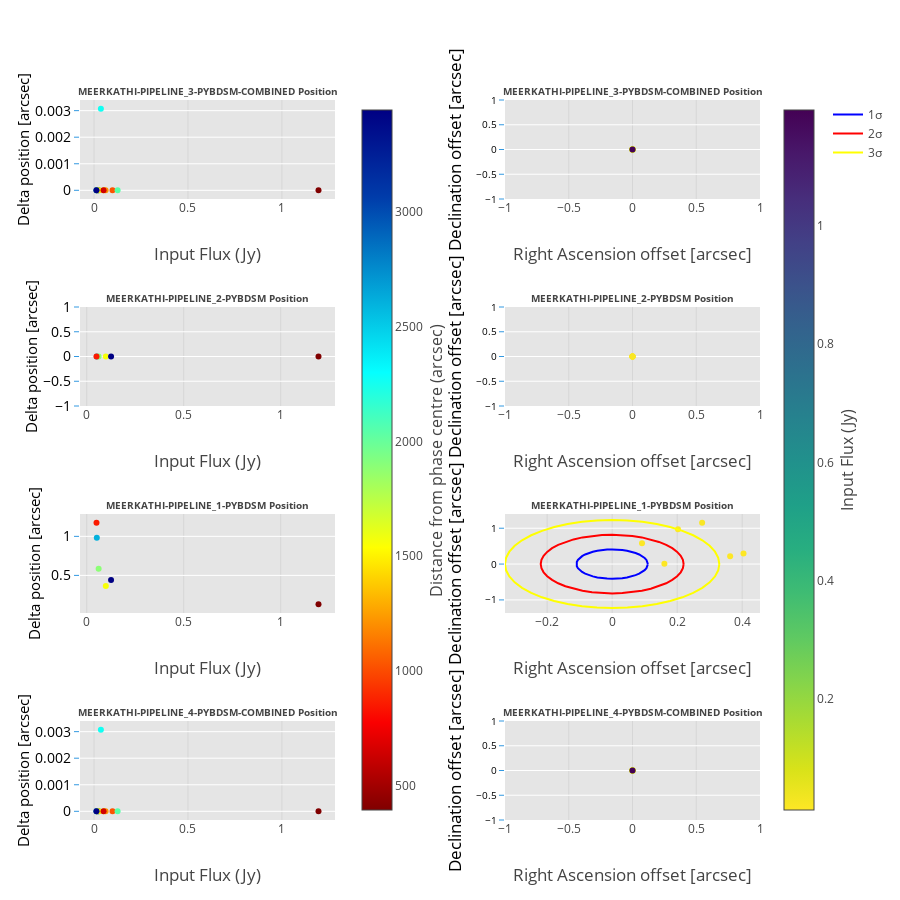

This figure's notebook cell:
### Code cell
data = []
im_titles =[]
for input_model, output_model in models_compare.items():
    header = output_model[:-9]
    im_titles.append('<b>%s Position</b>'%header.upper())
    im_titles.append('<b>%s Position</b>'%header.upper())

fig = tools.make_subplots(rows=len(models_compare.keys()), cols=2, shared_yaxes=False, print_grid=False,
                          horizontal_spacing = 0.25,
                          vertical_spacing = 0.15,
                          subplot_titles=im_titles)
i = -1
counter = 0
for input_model, output_model in models_compare.items():
    i += 1
    counter+=1
    RA_offset = []
    DEC_offset = []
    DELTA_PHASE0 = []
    source_labels = []
    flux_in_data = []
    delta_pos_data = []
    heading = output_model[:-9]
    for n in range(len(results[heading]['flux'])):
        delta_pos_data.append(results[heading]['position'][n][0])
        RA_offset.append(results[heading]['position'][n][1])
        DEC_offset.append(results[heading]['position'][n][2])
        DELTA_PHASE0.append(results[heading]['position'][n][3])
        flux_in_data.append(results[heading]['position'][n][4])
        source_labels.append(results[heading]['position'][n][5])
    zipped_props = zip(delta_pos_data, RA_offset, DEC_offset, DELTA_PHASE0, flux_in_data, source_labels)
    delta_pos_data, RA_offset, DEC_offset, DELTA_PHASE0, flux_in_data, source_labels = zip(
        *sorted(zipped_props, key=lambda x: x[0]))
    fig.append_trace(go.Scatter(x=np.array(flux_in_data), y=np.array(delta_pos_data),
                                mode = 'markers', showlegend=False,
                                text = source_labels, name = '%s flux_ratio' % header,
                                marker = dict(color = DELTA_PHASE0, showscale=True,
                                              colorscale='Jet', reversescale=True,
                                              colorbar = dict(title= 'Distance from phase centre (arcsec)',
                                                              titleside ='right', titlefont=dict(size=16), x = 0.4)
                                             ) if i == 0 else dict(color = DELTA_PHASE0, colorscale='Jet',
                                                                   reversescale=True),
                                error_y=dict(type='data', #array=flux_out_err_data,
                                             color = 'rgb(158, 63, 221)', visible=True)), i+1, 1)
    fig.append_trace(go.Scatter(x=np.array(RA_offset), y=np.array(DEC_offset),
                                mode = 'markers', showlegend=False,
                                text = source_labels, name = '%s flux_ratio' % heading,
                                marker = dict(color = flux_out_data, showscale=True, colorscale='Viridis', reversescale=True,
                                              colorbar = dict(title= 'Input Flux (Jy)', titleside ='right',
                                                             titlefont=dict(size=16))
                                             ) if i == 0 else dict(color = flux_out_data, colorscale='Viridis',
                                                                   reversescale=True),
                                error_y=dict(type='data',
                                             color = 'rgb(158, 63, 221)', visible=True)), i+1, 2)
    r1, r2 = np.array(RA_offset).std(), np.array(DEC_offset).std()
    theta = np.linspace(0,2*pi,45)
    x1 = r1*cos(theta)
    y1 = r2*sin(theta)
    #print "%s\n1 sigma = %s\n%s"%(imager, np.sqrt(r1*r2), 25*'=')
    fig.append_trace(go.Scatter(x=x1, y=y1,
                                mode = 'lines', showlegend=True if i == 0 else False,
                                name = '1σ',
                                text = '1σ ~ %f' % (np.sqrt(r1*r2)),
                                marker = dict(color = 'rgb(0, 0, 255)')), i+1, 2)
    fig.append_trace(go.Scatter(x=2*x1, y=2*y1,
                                mode = 'lines', showlegend=True if i == 0 else False,
                                name = '2σ',
                                text = '2σ ~ %f' % (2*np.sqrt(r1*r2)),
                                marker = dict(color = 'rgb(255, 0, 0)')), i+1, 2)
    fig.append_trace(go.Scatter(x=3*x1, y=3*y1,
                                mode = 'lines', showlegend=True if i == 0 else False,
                                name = '3σ',
                                text = '3σ ~ %f' % (3*np.sqrt(r1*r2)),
                                marker = dict(color = 'rgb(255, 255, 0)')), i+1, 2)
    fig['layout'].update(title='', height=900, width=900,
                         paper_bgcolor='rgb(255,255,255)', plot_bgcolor='rgb(229,229,229)',
                         legend=dict(xanchor=True, x=1.1,y=1)
                        )
    fig['layout'].update(
        {'yaxis{}'.format(counter+i):YAxis(title=u'Delta position [arcsec]',gridcolor='rgb(255,255,255)',
                                           color='rgb(0,0,0)',
                                           range=axis_min_max if _scaley.value else [],
        #range=[1,10],
        tickfont=dict(size=14, color='rgb(0,0,0)'),
        titlefont=dict(size=15),
        showgrid=True,
        showline=False,
        showticklabels=True,
        tickcolor='rgb(51,153,225)',
        ticks='outside',
        zeroline=False)})
    fig['layout'].update(
        {'yaxis{}'.format(counter+i+1):YAxis(title='Declination offset [arcsec]',gridcolor='rgb(255,255,255)',
                                             color='rgb(0,0,0)',
                                             range=dec_min_max if _scaley.value else [],
        #range=[1,10],
        tickfont=dict(size=10, color='rgb(0,0,0)'),
        titlefont=dict(size=17),
        showgrid=True,
        showline=False,
        showticklabels=True,
        tickcolor='rgb(51,153,225)',
        ticks='outside',
        zeroline=False)})
    fig['layout'].update({'xaxis{}'.format(counter+i):XAxis(title='Input Flux (Jy)',
                                                            titlefont=dict(size=17),
                                                            zeroline=False, position=0.0, overlaying='x',)})
    fig['layout'].update({'xaxis{}'.format(counter+i+1):XAxis(title='Right Ascension offset [arcsec]',
                                                              titlefont=dict(size=17),
                                                              range=ra_min_max if _scalex.value else [],
                                                              zeroline=False)})# domain=[0.505, 0.8])})
    fig['layout']['annotations'].update({ 'font':{'size': 10}})
py.iplot(fig, filename='make-subplots-multiple-with-titles')

### Figure 1 — Plotly figure (JSON) as saved in the notebook; plotly's stock layout.template omitted (floating-point values rounded to 4 significant figures)
{"data": [{"error_y": {"color": "rgb(158, 63, 221)", "type": "data", "visible": true}, "marker": {"color": [2898.0, 1024.0, 2041.0, 2882.0, 393.3, 1818.0, 1588.0, 3221.0, 1201.0, 1341.0, 2459.0, 1505.0, 641.8, 3444.0, 2264.0], "colorbar": {"title": "Distance from phase centre (arcsec)", "titlefont": {"size": 16}, "titleside": "right", "x": 0.4}, "colorscale": "Jet", "reversescale": true, "showscale": true}, "mode": "markers", "name": "meerkathi-pipeline_4-pybdsm-combined flux_ratio", "showlegend": false, "text": ["I014", "C331", "B033", "J344", "A030", "L053", "E122", "O305", "D282", "K182", "M304", "H002", "F131", "N315", "G013"], "type": "scatter", "x": [0.02424, 0.09845, 0.1254, 0.02067, 1.195, 0.01533, 0.05208, 0.01309, 0.06147, 0.01546, 0.0138, 0.02634, 0.05042, 0.01317, 0.03645], "xaxis": "x1", "y": [0, 0, 0, 0, 0, 0, 0, 0, 0, 0, 0, 0, 0, 0, 0.003074], "yaxis": "y1"}, {"error_y": {"color": "rgb(158, 63, 221)", "type": "data", "visible": true}, "marker": {"color": [0.01309, 0.01317, 0.0138, 0.01533, 0.01546, 0.02067, 0.02424, 0.02634, 0.03645, 0.05042, 0.05208, 0.06147, 0.09845, 0.1254, 1.195], "colorbar": {"title": "Input Flux (Jy)", "titlefont": {"size": 16}, "titleside": "right"}, "colorscale": "Viridis", "reversescale": true, "showscale": true}, "mode": "markers", "name": "meerkathi-pipeline_3-pybdsm-combined flux_ratio", "showlegend": false, "text": ["I014", "C331", "B033", "J344", "A030", "L053", "E122", "O305", "D282", "K182", "M304", "H002", "F131", "N315", "G013"], "type": "scatter", "x": [0, 0, 0, 0, 0, 0, 0, 0, 0, 0, 0, 0, 0, 0, 0], "xaxis": "x2", "y": [0, 0, 0, 0, 0, 0, 0, 0, 0, 0, 0, 0, 0, 0, 0], "yaxis": "y2"}, {"marker": {"color": "rgb(0, 0, 255)"}, "mode": "lines", "name": "1σ", "showlegend": true, "text": "1σ ~ 0.000000", "type": "scatter", "x": [0, 0, 0, 0, 0, 0, 0, 0, 0, 0, 0, 0, 0, 0, 0, 0, 0, 0, 0, 0, 0, 0, 0, 0, 0, 0, 0, 0, 0, 0, 0, 0, 0, 0, 0, 0, 0, 0, 0, 0, 0, 0, 0, 0, 0], "xaxis": "x2", "y": [0, 0, 0, 0, 0, 0, 0, 0, 0, 0, 0, 0, 0, 0, 0, 0, 0, 0, 0, 0, 0, 0, 0, 0, 0, 0, 0, 0, 0, 0, 0, 0, 0, 0, 0, 0, 0, 0, 0, 0, 0, 0, 0, 0, 0], "yaxis": "y2"}, {"marker": {"color": "rgb(255, 0, 0)"}, "mode": "lines", "name": "2σ", "showlegend": true, "text": "2σ ~ 0.000000", "type": "scatter", "x": [0, 0, 0, 0, 0, 0, 0, 0, 0, 0, 0, 0, 0, 0, 0, 0, 0, 0, 0, 0, 0, 0, 0, 0, 0, 0, 0, 0, 0, 0, 0, 0, 0, 0, 0, 0, 0, 0, 0, 0, 0, 0, 0, 0, 0], "xaxis": "x2", "y": [0, 0, 0, 0, 0, 0, 0, 0, 0, 0, 0, 0, 0, 0, 0, 0, 0, 0, 0, 0, 0, 0, 0, 0, 0, 0, 0, 0, 0, 0, 0, 0, 0, 0, 0, 0, 0, 0, 0, 0, 0, 0, 0, 0, 0], "yaxis": "y2"}, {"marker": {"color": "rgb(255, 255, 0)"}, "mode": "lines", "name": "3σ", "showlegend": true, "text": "3σ ~ 0.000000", "type": "scatter", "x": [0, 0, 0, 0, 0, 0, 0, 0, 0, 0, 0, 0, 0, 0, 0, 0, 0, 0, 0, 0, 0, 0, 0, 0, 0, 0, 0, 0, 0, 0, 0, 0, 0, 0, 0, 0, 0, 0, 0, 0, 0, 0, 0, 0, 0], "xaxis": "x2", "y": [0, 0, 0, 0, 0, 0, 0, 0, 0, 0, 0, 0, 0, 0, 0, 0, 0, 0, 0, 0, 0, 0, 0, 0, 0, 0, 0, 0, 0, 0, 0, 0, 0, 0, 0, 0, 0, 0, 0, 0, 0, 0, 0, 0, 0], "yaxis": "y2"}, {"error_y": {"color": "rgb(158, 63, 221)", "type": "data", "visible": true}, "marker": {"color": [1024.0, 2041.0, 393.3, 1588.0, 1201.0, 641.8], "colorscale": "Jet", "reversescale": true}, "mode": "markers", "name": "meerkathi-pipeline_4-pybdsm-combined flux_ratio", "showlegend": false, "text": ["C331", "B033", "A030", "E122", "D282", "F131"], "type": "scatter", "x": [0.09845, 0.1254, 1.195, 0.05208, 0.06147, 0.05042], "xaxis": "x3", "y": [0, 0, 0, 0, 0, 0], "yaxis": "y3"}, {"error_y": {"color": "rgb(158, 63, 221)", "type": "data", "visible": true}, "marker": {"color": [0.01309, 0.01317, 0.0138, 0.01533, 0.01546, 0.02067, 0.02424, 0.02634, 0.03645, 0.05042, 0.05208, 0.06147, 0.09845, 0.1254, 1.195], "colorscale": "Viridis", "reversescale": true}, "mode": "markers", "name": "meerkathi-pipeline_2-pybdsm flux_ratio", "showlegend": false, "text": ["C331", "B033", "A030", "E122", "D282", "F131"], "type": "scatter", "x": [0, 0, 0, 0, 0, 0], "xaxis": "x4", "y": [0, 0, 0, 0, 0, 0], "yaxis": "y4"}, {"marker": {"color": "rgb(0, 0, 255)"}, "mode": "lines", "name": "1σ", "showlegend": false, "text": "1σ ~ 0.000000", "type": "scatter", "x": [0, 0, 0, 0, 0, 0, 0, 0, 0, 0, 0, 0, 0, 0, 0, 0, 0, 0, 0, 0, 0, 0, 0, 0, 0, 0, 0, 0, 0, 0, 0, 0, 0, 0, 0, 0, 0, 0, 0, 0, 0, 0, 0, 0, 0], "xaxis": "x4", "y": [0, 0, 0, 0, 0, 0, 0, 0, 0, 0, 0, 0, 0, 0, 0, 0, 0, 0, 0, 0, 0, 0, 0, 0, 0, 0, 0, 0, 0, 0, 0, 0, 0, 0, 0, 0, 0, 0, 0, 0, 0, 0, 0, 0, 0], "yaxis": "y4"}, {"marker": {"color": "rgb(255, 0, 0)"}, "mode": "lines", "name": "2σ", "showlegend": false, "text": "2σ ~ 0.000000", "type": "scatter", "x": [0, 0, 0, 0, 0, 0, 0, 0, 0, 0, 0, 0, 0, 0, 0, 0, 0, 0, 0, 0, 0, 0, 0, 0, 0, 0, 0, 0, 0, 0, 0, 0, 0, 0, 0, 0, 0, 0, 0, 0, 0, 0, 0, 0, 0], "xaxis": "x4", "y": [0, 0, 0, 0, 0, 0, 0, 0, 0, 0, 0, 0, 0, 0, 0, 0, 0, 0, 0, 0, 0, 0, 0, 0, 0, 0, 0, 0, 0, 0, 0, 0, 0, 0, 0, 0, 0, 0, 0, 0, 0, 0, 0, 0, 0], "yaxis": "y4"}, {"marker": {"color": "rgb(255, 255, 0)"}, "mode": "lines", "name": "3σ", "showlegend": false, "text": "3σ ~ 0.000000", "type": "scatter", "x": [0, 0, 0, 0, 0, 0, 0, 0, 0, 0, 0, 0, 0, 0, 0, 0, 0, 0, 0, 0, 0, 0, 0, 0, 0, 0, 0, 0, 0, 0, 0, 0, 0, 0, 0, 0, 0, 0, 0, 0, 0, 0, 0, 0, 0], "xaxis": "x4", "y": [0, 0, 0, 0, 0, 0, 0, 0, 0, 0, 0, 0, 0, 0, 0, 0, 0, 0, 0, 0, 0, 0, 0, 0, 0, 0, 0, 0, 0, 0, 0, 0, 0, 0, 0, 0, 0, 0, 0, 0, 0, 0, 0, 0, 0], "yaxis": "y4"}, {"error_y": {"color": "rgb(158, 63, 221)", "type": "data", "visible": true}, "marker": {"color": [393.3, 1025.0, 2041.0, 1201.0, 1588.0, 642.8], "colorscale": "Jet", "reversescale": true}, "mode": "markers", "name": "meerkathi-pipeline_4-pybdsm-combined flux_ratio", "showlegend": false, "text": ["A030", "C331", "B033", "D282", "E122", "F131"], "type": "scatter", "x": [1.195, 0.09845, 0.1254, 0.06147, 0.05208, 0.05042], "xaxis": "x5", "y": [0.1297, 0.3655, 0.4405, 0.5854, 0.9822, 1.175], "yaxis": "y5"}, {"error_y": {"color": "rgb(158, 63, 221)", "type": "data", "visible": true}, "marker": {"color": [0.01309, 0.01317, 0.0138, 0.01533, 0.01546, 0.02067, 0.02424, 0.02634, 0.03645, 0.05042, 0.05208, 0.06147, 0.09845, 0.1254, 1.195], "colorscale": "Viridis", "reversescale": true}, "mode": "markers", "name": "meerkathi-pipeline_1-pybdsm flux_ratio", "showlegend": false, "text": ["A030", "C331", "B033", "D282", "E122", "F131"], "type": "scatter", "x": [0.1606, 0.3629, 0.404, 0.09177, 0.2025, 0.2767], "xaxis": "x6", "y": [0.01214, 0.2192, 0.2956, 0.5807, 0.9687, 1.154], "yaxis": "y6"}, {"marker": {"color": "rgb(0, 0, 255)"}, "mode": "lines", "name": "1σ", "showlegend": false, "text": "1σ ~ 0.211993", "type": "scatter", "x": [0.1099, 0.1088, 0.1054, 0.09995, 0.09244, 0.08304, 0.07196, 0.05941, 0.04565, 0.03096, 0.01564, 6.728e-18, -0.01564, -0.03096, -0.04565, -0.05941, -0.07196, -0.08304, -0.09244, -0.09995, -0.1054, -0.1088, -0.1099, -0.1088, -0.1054, -0.09995, -0.09244, -0.08304, -0.07196, -0.05941, -0.04565, -0.03096, -0.01564, -2.018e-17, 0.01564, 0.03096, 0.04565, 0.05941, 0.07196, 0.08304, 0.09244, 0.09995, 0.1054, 0.1088, 0.1099], "xaxis": "x6", "y": [0, 0.05821, 0.1152, 0.1699, 0.2211, 0.2678, 0.3091, 0.3441, 0.372, 0.3924, 0.4048, 0.409, 0.4048, 0.3924, 0.372, 0.3441, 0.3091, 0.2678, 0.2211, 0.1699, 0.1152, 0.05821, 5.009e-17, -0.05821, -0.1152, -0.1699, -0.2211, -0.2678, -0.3091, -0.3441, -0.372, -0.3924, -0.4048, -0.409, -0.4048, -0.3924, -0.372, -0.3441, -0.3091, -0.2678, -0.2211, -0.1699, -0.1152, -0.05821, -1.002e-16], "yaxis": "y6"}, {"marker": {"color": "rgb(255, 0, 0)"}, "mode": "lines", "name": "2σ", "showlegend": false, "text": "2σ ~ 0.423986", "type": "scatter", "x": [0.2198, 0.2175, 0.2109, 0.1999, 0.1849, 0.1661, 0.1439, 0.1188, 0.09129, 0.06191, 0.03128, 1.346e-17, -0.03128, -0.06191, -0.09129, -0.1188, -0.1439, -0.1661, -0.1849, -0.1999, -0.2109, -0.2175, -0.2198, -0.2175, -0.2109, -0.1999, -0.1849, -0.1661, -0.1439, -0.1188, -0.09129, -0.06191, -0.03128, -4.037e-17, 0.03128, 0.06191, 0.09129, 0.1188, 0.1439, 0.1661, 0.1849, 0.1999, 0.2109, 0.2175, 0.2198], "xaxis": "x6", "y": [0, 0.1164, 0.2305, 0.3398, 0.4422, 0.5357, 0.6182, 0.6881, 0.7441, 0.7849, 0.8097, 0.818, 0.8097, 0.7849, 0.7441, 0.6881, 0.6182, 0.5357, 0.4422, 0.3398, 0.2305, 0.1164, 1.002e-16, -0.1164, -0.2305, -0.3398, -0.4422, -0.5357, -0.6182, -0.6881, -0.7441, -0.7849, -0.8097, -0.818, -0.8097, -0.7849, -0.7441, -0.6881, -0.6182, -0.5357, -0.4422, -0.3398, -0.2305, -0.1164, -2.004e-16], "yaxis": "y6"}, {"marker": {"color": "rgb(255, 255, 0)"}, "mode": "lines", "name": "3σ", "showlegend": false, "text": "3σ ~ 0.635979", "type": "scatter", "x": [0.3296, 0.3263, 0.3163, 0.2999, 0.2773, 0.2491, 0.2159, 0.1782, 0.1369, 0.09287, 0.04691, 2.018e-17, -0.04691, -0.09287, -0.1369, -0.1782, -0.2159, -0.2491, -0.2773, -0.2999, -0.3163, -0.3263, -0.3296, -0.3263, -0.3163, -0.2999, -0.2773, -0.2491, -0.2159, -0.1782, -0.1369, -0.09287, -0.04691, -6.055e-17, 0.04691, 0.09287, 0.1369, 0.1782, 0.2159, 0.2491, 0.2773, 0.2999, 0.3163, 0.3263, 0.3296], "xaxis": "x6", "y": [0, 0.1746, 0.3457, 0.5097, 0.6634, 0.8035, 0.9273, 1.032, 1.116, 1.177, 1.215, 1.227, 1.215, 1.177, 1.116, 1.032, 0.9273, 0.8035, 0.6634, 0.5097, 0.3457, 0.1746, 1.503e-16, -0.1746, -0.3457, -0.5097, -0.6634, -0.8035, -0.9273, -1.032, -1.116, -1.177, -1.215, -1.227, -1.215, -1.177, -1.116, -1.032, -0.9273, -0.8035, -0.6634, -0.5097, -0.3457, -0.1746, -3.005e-16], "yaxis": "y6"}, {"error_y": {"color": "rgb(158, 63, 221)", "type": "data", "visible": true}, "marker": {"color": [2898.0, 1024.0, 2041.0, 2882.0, 393.3, 1818.0, 1588.0, 3221.0, 1201.0, 1341.0, 2459.0, 1505.0, 641.8, 3444.0, 2264.0], "colorscale": "Jet", "reversescale": true}, "mode": "markers", "name": "meerkathi-pipeline_4-pybdsm-combined flux_ratio", "showlegend": false, "text": ["I014", "C331", "B033", "J344", "A030", "L053", "E122", "O305", "D282", "K182", "M304", "H002", "F131", "N315", "G013"], "type": "scatter", "x": [0.02424, 0.09845, 0.1254, 0.02067, 1.195, 0.01533, 0.05208, 0.01309, 0.06147, 0.01546, 0.0138, 0.02634, 0.05042, 0.01317, 0.03645], "xaxis": "x7", "y": [0, 0, 0, 0, 0, 0, 0, 0, 0, 0, 0, 0, 0, 0, 0.003074], "yaxis": "y7"}, {"error_y": {"color": "rgb(158, 63, 221)", "type": "data", "visible": true}, "marker": {"color": [0.01309, 0.01317, 0.0138, 0.01533, 0.01546, 0.02067, 0.02424, 0.02634, 0.03645, 0.05042, 0.05208, 0.06147, 0.09845, 0.1254, 1.195], "colorscale": "Viridis", "reversescale": true}, "mode": "markers", "name": "meerkathi-pipeline_4-pybdsm-combined flux_ratio", "showlegend": false, "text": ["I014", "C331", "B033", "J344", "A030", "L053", "E122", "O305", "D282", "K182", "M304", "H002", "F131", "N315", "G013"], "type": "scatter", "x": [0, 0, 0, 0, 0, 0, 0, 0, 0, 0, 0, 0, 0, 0, 0], "xaxis": "x8", "y": [0, 0, 0, 0, 0, 0, 0, 0, 0, 0, 0, 0, 0, 0, 0], "yaxis": "y8"}, {"marker": {"color": "rgb(0, 0, 255)"}, "mode": "lines", "name": "1σ", "showlegend": false, "text": "1σ ~ 0.000000", "type": "scatter", "x": [0, 0, 0, 0, 0, 0, 0, 0, 0, 0, 0, 0, 0, 0, 0, 0, 0, 0, 0, 0, 0, 0, 0, 0, 0, 0, 0, 0, 0, 0, 0, 0, 0, 0, 0, 0, 0, 0, 0, 0, 0, 0, 0, 0, 0], "xaxis": "x8", "y": [0, 0, 0, 0, 0, 0, 0, 0, 0, 0, 0, 0, 0, 0, 0, 0, 0, 0, 0, 0, 0, 0, 0, 0, 0, 0, 0, 0, 0, 0, 0, 0, 0, 0, 0, 0, 0, 0, 0, 0, 0, 0, 0, 0, 0], "yaxis": "y8"}, {"marker": {"color": "rgb(255, 0, 0)"}, "mode": "lines", "name": "2σ", "showlegend": false, "text": "2σ ~ 0.000000", "type": "scatter", "x": [0, 0, 0, 0, 0, 0, 0, 0, 0, 0, 0, 0, 0, 0, 0, 0, 0, 0, 0, 0, 0, 0, 0, 0, 0, 0, 0, 0, 0, 0, 0, 0, 0, 0, 0, 0, 0, 0, 0, 0, 0, 0, 0, 0, 0], "xaxis": "x8", "y": [0, 0, 0, 0, 0, 0, 0, 0, 0, 0, 0, 0, 0, 0, 0, 0, 0, 0, 0, 0, 0, 0, 0, 0, 0, 0, 0, 0, 0, 0, 0, 0, 0, 0, 0, 0, 0, 0, 0, 0, 0, 0, 0, 0, 0], "yaxis": "y8"}, {"marker": {"color": "rgb(255, 255, 0)"}, "mode": "lines", "name": "3σ", "showlegend": false, "text": "3σ ~ 0.000000", "type": "scatter", "x": [0, 0, 0, 0, 0, 0, 0, 0, 0, 0, 0, 0, 0, 0, 0, 0, 0, 0, 0, 0, 0, 0, 0, 0, 0, 0, 0, 0, 0, 0, 0, 0, 0, 0, 0, 0, 0, 0, 0, 0, 0, 0, 0, 0, 0], "xaxis": "x8", "y": [0, 0, 0, 0, 0, 0, 0, 0, 0, 0, 0, 0, 0, 0, 0, 0, 0, 0, 0, 0, 0, 0, 0, 0, 0, 0, 0, 0, 0, 0, 0, 0, 0, 0, 0, 0, 0, 0, 0, 0, 0, 0, 0, 0, 0], "yaxis": "y8"}], "layout": {"annotations": [{"font": {"size": 10}, "showarrow": false, "text": "<b>MEERKATHI-PIPELINE_3-PYBDSM-COMBINED Position</b>", "x": 0.1875, "xanchor": "center", "xref": "paper", "y": 1, "yanchor": "bottom", "yref": "paper"}, {"font": {"size": 10}, "showarrow": false, "text": "<b>MEERKATHI-PIPELINE_3-PYBDSM-COMBINED Position</b>", "x": 0.8125, "xanchor": "center", "xref": "paper", "y": 1, "yanchor": "bottom", "yref": "paper"}, {"font": {"size": 10}, "showarrow": false, "text": "<b>MEERKATHI-PIPELINE_2-PYBDSM Position</b>", "x": 0.1875, "xanchor": "center", "xref": "paper", "y": 0.7125, "yanchor": "bottom", "yref": "paper"}, {"font": {"size": 10}, "showarrow": false, "text": "<b>MEERKATHI-PIPELINE_2-PYBDSM Position</b>", "x": 0.8125, "xanchor": "center", "xref": "paper", "y": 0.7125, "yanchor": "bottom", "yref": "paper"}, {"font": {"size": 10}, "showarrow": false, "text": "<b>MEERKATHI-PIPELINE_1-PYBDSM Position</b>", "x": 0.1875, "xanchor": "center", "xref": "paper", "y": 0.425, "yanchor": "bottom", "yref": "paper"}, {"font": {"size": 10}, "showarrow": false, "text": "<b>MEERKATHI-PIPELINE_1-PYBDSM Position</b>", "x": 0.8125, "xanchor": "center", "xref": "paper", "y": 0.425, "yanchor": "bottom", "yref": "paper"}, {"font": {"size": 10}, "showarrow": false, "text": "<b>MEERKATHI-PIPELINE_4-PYBDSM-COMBINED Position</b>", "x": 0.1875, "xanchor": "center", "xref": "paper", "y": 0.1375, "yanchor": "bottom", "yref": "paper"}, {"font": {"size": 10}, "showarrow": false, "text": "<b>MEERKATHI-PIPELINE_4-PYBDSM-COMBINED Position</b>", "x": 0.8125, "xanchor": "center", "xref": "paper", "y": 0.1375, "yanchor": "bottom", "yref": "paper"}], "height": 900, "legend": {"x": 1.1, "xanchor": true, "y": 1}, "paper_bgcolor": "rgb(255,255,255)", "plot_bgcolor": "rgb(229,229,229)", "title": "", "width": 900, "xaxis1": {"anchor": "y1", "domain": [0, 0.375], "overlaying": "x", "position": 0, "title": "Input Flux (Jy)", "titlefont": {"size": 17}, "zeroline": false}, "xaxis2": {"anchor": "y2", "domain": [0.625, 1], "range": [], "title": "Right Ascension offset [arcsec]", "titlefont": {"size": 17}, "zeroline": false}, "xaxis3": {"anchor": "y3", "domain": [0, 0.375], "overlaying": "x", "position": 0, "title": "Input Flux (Jy)", "titlefont": {"size": 17}, "zeroline": false}, "xaxis4": {"anchor": "y4", "domain": [0.625, 1], "range": [], "title": "Right Ascension offset [arcsec]", "titlefont": {"size": 17}, "zeroline": false}, "xaxis5": {"anchor": "y5", "domain": [0, 0.375], "overlaying": "x", "position": 0, "title": "Input Flux (Jy)", "titlefont": {"size": 17}, "zeroline": false}, "xaxis6": {"anchor": "y6", "domain": [0.625, 1], "range": [], "title": "Right Ascension offset [arcsec]", "titlefont": {"size": 17}, "zeroline": false}, "xaxis7": {"anchor": "y7", "domain": [0, 0.375], "overlaying": "x", "position": 0, "title": "Input Flux (Jy)", "titlefont": {"size": 17}, "zeroline": false}, "xaxis8": {"anchor": "y8", "domain": [0.625, 1], "range": [], "title": "Right Ascension offset [arcsec]", "titlefont": {"size": 17}, "zeroline": false}, "yaxis1": {"anchor": "x1", "color": "rgb(0,0,0)", "domain": [0.8625, 1], "gridcolor": "rgb(255,255,255)", "range": [], "showgrid": true, "showline": false, "showticklabels": true, "tickcolor": "rgb(51,153,225)", "tickfont": {"color": "rgb(0,0,0)", "size": 14}, "ticks": "outside", "title": "Delta position [arcsec]", "titlefont": {"size": 15}, "zeroline": false}, "yaxis2": {"anchor": "x2", "color": "rgb(0,0,0)", "domain": [0.8625, 1], "gridcolor": "rgb(255,255,255)", "range": [], "showgrid": true, "showline": false, "showticklabels": true, "tickcolor": "rgb(51,153,225)", "tickfont": {"color": "rgb(0,0,0)", "size": 10}, "ticks": "outside", "title": "Declination offset [arcsec]", "titlefont": {"size": 17}, "zeroline": false}, "yaxis3": {"anchor": "x3", "color": "rgb(0,0,0)", "domain": [0.575, 0.7125], "gridcolor": "rgb(255,255,255)", "range": [], "showgrid": true, "showline": false, "showticklabels": true, "tickcolor": "rgb(51,153,225)", "tickfont": {"color": "rgb(0,0,0)", "size": 14}, "ticks": "outside", "title": "Delta position [arcsec]", "titlefont": {"size": 15}, "zeroline": false}, "yaxis4": {"anchor": "x4", "color": "rgb(0,0,0)", "domain": [0.575, 0.7125], "gridcolor": "rgb(255,255,255)", "range": [], "showgrid": true, "showline": false, "showticklabels": true, "tickcolor": "rgb(51,153,225)", "tickfont": {"color": "rgb(0,0,0)", "size": 10}, "ticks": "outside", "title": "Declination offset [arcsec]", "titlefont": {"size": 17}, "zeroline": false}, "yaxis5": {"anchor": "x5", "color": "rgb(0,0,0)", "domain": [0.2875, 0.425], "gridcolor": "rgb(255,255,255)", "range": [], "showgrid": true, "showline": false, "showticklabels": true, "tickcolor": "rgb(51,153,225)", "tickfont": {"color": "rgb(0,0,0)", "size": 14}, "ticks": "outside", "title": "Delta position [arcsec]", "titlefont": {"size": 15}, "zeroline": false}, "yaxis6": {"anchor": "x6", "color": "rgb(0,0,0)", "domain": [0.2875, 0.425], "gridcolor": "rgb(255,255,255)", "range": [], "showgrid": true, "showline": false, "showticklabels": true, "tickcolor": "rgb(51,153,225)", "tickfont": {"color": "rgb(0,0,0)", "size": 10}, "ticks": "outside", "title": "Declination offset [arcsec]", "titlefont": {"size": 17}, "zeroline": false}, "yaxis7": {"anchor": "x7", "color": "rgb(0,0,0)", "domain": [0, 0.1375], "gridcolor": "rgb(255,255,255)", "range": [], "showgrid": true, "showline": false, "showticklabels": true, "tickcolor": "rgb(51,153,225)", "tickfont": {"color": "rgb(0,0,0)", "size": 14}, "ticks": "outside", "title": "Delta position [arcsec]", "titlefont": {"size": 15}, "zeroline": false}, "yaxis8": {"anchor": "x8", "color": "rgb(0,0,0)", "domain": [0, 0.1375], "gridcolor": "rgb(255,255,255)", "range": [], "showgrid": true, "showline": false, "showticklabels": true, "tickcolor": "rgb(51,153,225)", "tickfont": {"color": "rgb(0,0,0)", "size": 10}, "ticks": "outside", "title": "Declination offset [arcsec]", "titlefont": {"size": 17}, "zeroline": false}}}
